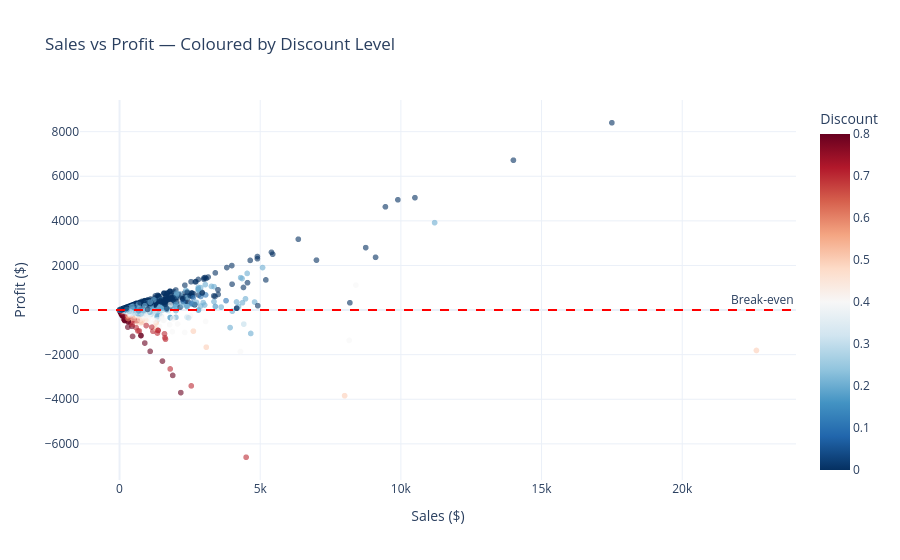

Write notebook code for a chart like this one.
### Markdown cell above
## 5. Discount Effect on Profit Margin
Question: Does higher discount reliably destroy profit margin?

### Code cell
fig = px.scatter(
    df,
    x="sales",
    y="profit",
    color="discount",
    color_continuous_scale="RdBu_r",
    title="Sales vs Profit — Coloured by Discount Level",
    labels={"sales": "Sales ($)", "profit": "Profit ($)", "discount": "Discount"},
    template=TEMPLATE,
    opacity=0.6,
    hover_data=["product_name", "sub_category", "region"]
)
fig.add_hline(y=0, line_dash="dash", line_color="red", annotation_text="Break-even")
fig.show()

### Figure 1 — Plotly figure (JSON) as saved in the notebook; plotly's stock layout.template omitted (floating-point values rounded to 4 significant figures; data arrays with more than 128 entries replaced by an {"elided": "..."} marker saying what was removed)
{"data": [{"customdata": {"elided": "9994x3 str values"}, "hovertemplate": "Sales ($)=%{x}<br>Profit ($)=%{y}<br>product_name=%{customdata[0]}<br>sub_category=%{customdata[1]}<br>region=%{customdata[2]}<br>Discount=%{marker.color}<extra></extra>", "legendgroup": "", "marker": {"color": {"elided": "9994 float values"}, "coloraxis": "coloraxis", "opacity": 0.6, "symbol": "circle"}, "mode": "markers", "name": "", "showlegend": false, "type": "scattergl", "x": {"elided": "9994 float values"}, "xaxis": "x", "y": {"elided": "9994 float values"}, "yaxis": "y"}], "layout": {"annotations": [{"showarrow": false, "text": "Break-even", "x": 1, "xanchor": "right", "xref": "x domain", "y": 0, "yanchor": "bottom", "yref": "y"}], "coloraxis": {"colorbar": {"title": {"text": "Discount"}}, "colorscale": [[0, "rgb(5,48,97)"], [0.1, "rgb(33,102,172)"], [0.2, "rgb(67,147,195)"], [0.3, "rgb(146,197,222)"], [0.4, "rgb(209,229,240)"], [0.5, "rgb(247,247,247)"], [0.6, "rgb(253,219,199)"], [0.7, "rgb(244,165,130)"], [0.8, "rgb(214,96,77)"], [0.9, "rgb(178,24,43)"], [1, "rgb(103,0,31)"]]}, "legend": {"tracegroupgap": 0}, "shapes": [{"line": {"color": "red", "dash": "dash"}, "type": "line", "x0": 0, "x1": 1, "xref": "x domain", "y0": 0, "y1": 0, "yref": "y"}], "title": {"text": "Sales vs Profit — Coloured by Discount Level"}, "xaxis": {"anchor": "y", "domain": [0, 1], "title": {"text": "Sales ($)"}}, "yaxis": {"anchor": "x", "domain": [0, 1], "title": {"text": "Profit ($)"}}}}
